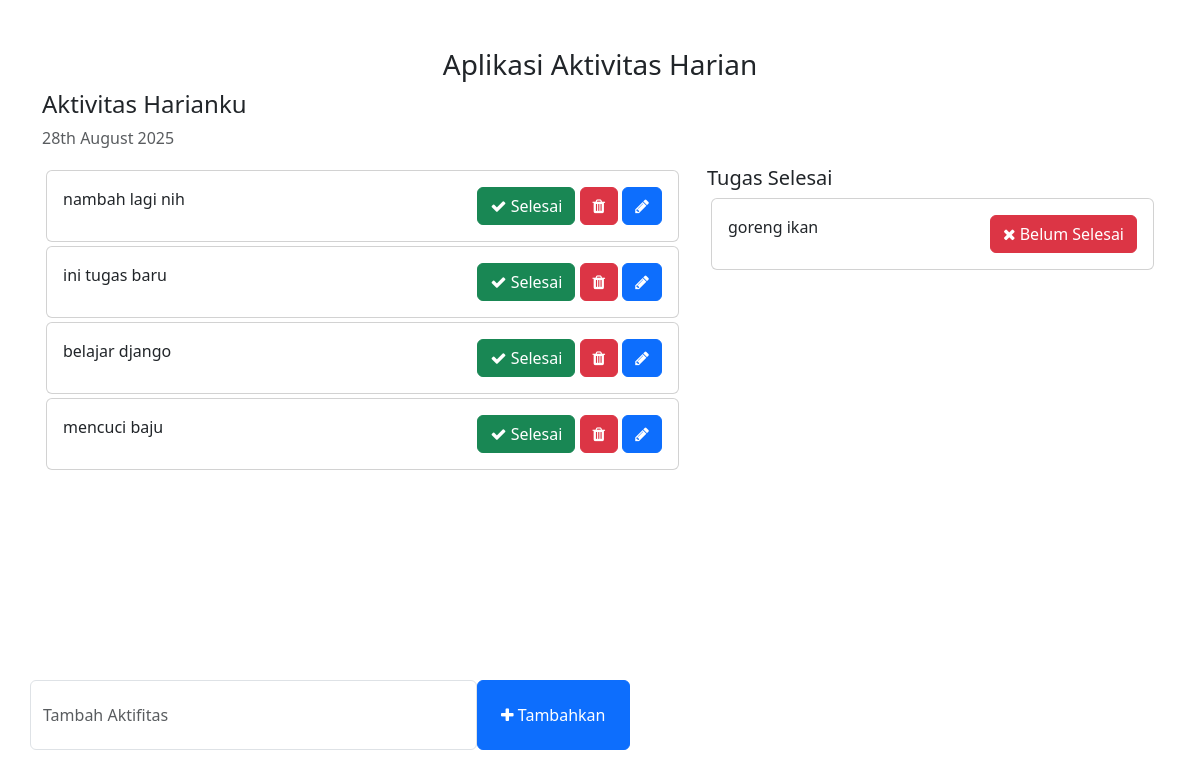
Before: / with the older database file.
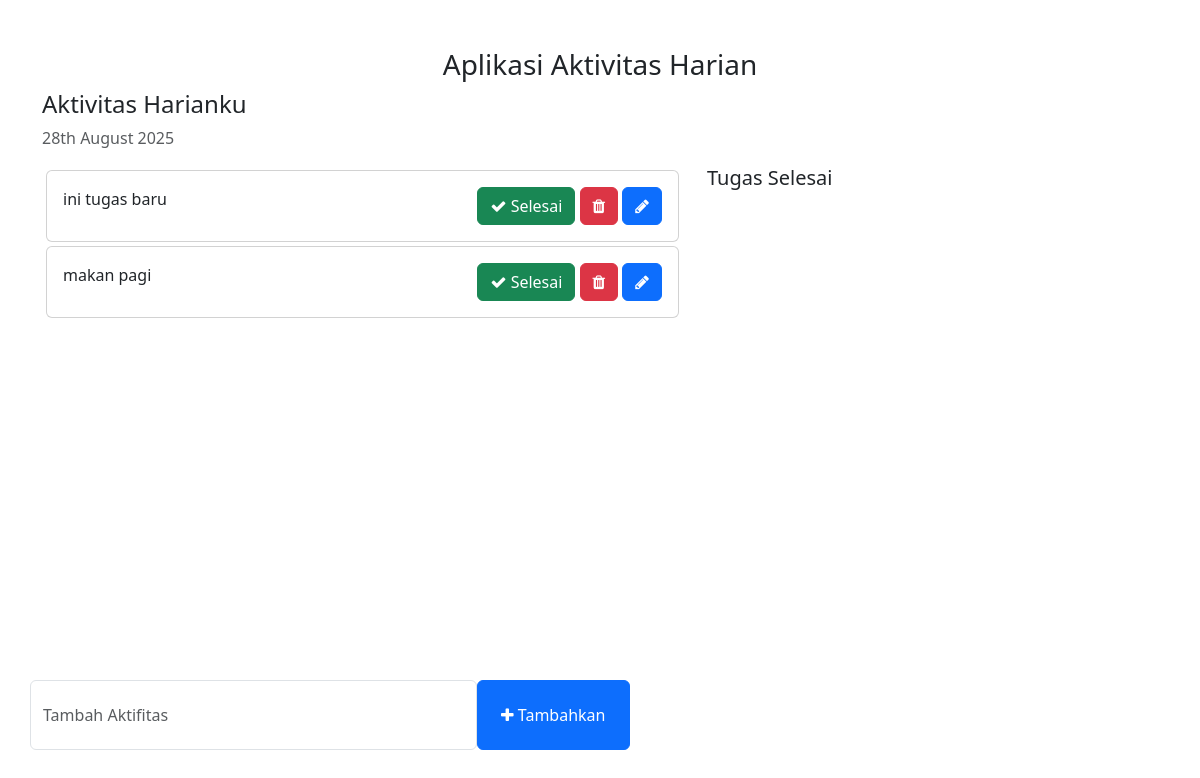
After: the same page with the newer database file.
### todo/models.py (models this page shows, shortened)
class Task(models.Model):
    task = models.CharField(max_length=250)
    is_completed = models.BooleanField(default=False)
    created_at = models.DateTimeField(auto_now_add=True)
    updated_at = models.DateTimeField(auto_now=True)

### todo_main/views.py (the view)
# urls.py: 2. Add a URL to urlpatterns:  path('', views.home, name='home')
def home(request):
    tasks = Task.objects.filter(is_completed=False).order_by('-updated_at')
    completed_task = Task.objects.filter(is_completed=True)
    print('completed_task')
    context = {
        'tasks' : tasks,
        'completed_task': completed_task,
    }
    return render(request, 'home.html', context)

### templates/home.html (shortened to what this page needs)
<!DOCTYPE html>
<html lang="en">
<head>
    <link href="https://cdn.jsdelivr.net/npm/bootstrap@5.3.0-alpha1/dist/css/bootstrap.min.css" rel="stylesheet">
    <link rel="stylesheet" href="https://cdnjs.cloudflare.com/ajax/libs/font-awesome/4.7.0/css/font-awesome.min.css">
</head>
<body>
    <div class="container">
        <h3 class="pt-5 text-center">Aplikasi Aktivitas Harian</h3>
        <div class="row">
            <h4>Aktivitas Harianku</h4>
            <p class="text-muted">{% now "jS F Y" %}</p>
            <div class="col-md-7 col-lg-7" style="height: 450px; overflow: scroll;">
                 {% for task in tasks %}
                <div class="card m-1">
                    <div class="card-body">
                        {{task.task}}
                        <span style="position: relative; float: right;">
                            <a href="{% url 'mark_as_done' task.pk %}" class="btn btn-success"><i class="fa fa-check"></i> Selesai</a>
                            <a href="{% url 'delete_task' task.id %}" class="btn btn-danger"><i class="fa fa-trash"></i></a>
                            <a href="{% url 'edit_task' task.id %}" class="btn btn-primary"><i class="fa fa-pencil"></i></a>
                        </span>
                    </div>
                </div>
               {% endfor %}
            </div>
            <div class="col-md-5 col-lg-5">
                <h5>Tugas Selesai</h5>
                {% for task in completed_task %}
                <div class="card m-1">
                    <div class="card-body">
                       {{task.task}}
                          <span style="position: relative; float: right;">
                            <a href="{% url 'undone' task.pk %}" class="btn btn-danger"><i class="fa fa-times"></i> Belum Selesai</a>
                        </span>
                    </div>
                </div>
                {% endfor %}
            </div>
        </div>
        <div class="row">
            <div class="col-md-6 col-lg-6 p-0" style="position: absolute; bottom: 50px;">
                <form action="{% url 'addTask' %}" method="POST">
                    <div class="form-group">
                        <span style="display: flex;">
                            <input type="text" name="task" class="form-control" placeholder="Tambah Aktifitas">
                            <button type="submit" class="btn btn-primary" style="width: 200px;"><i class="fa fa-plus"></i> Tambahkan</button>
                        </span>
                    </div>
                </form>
            </div>
        </div>
    </div>
</body>
</html>

### templates/home.html (style rules this page uses)
.form-control { padding: 1.375rem .75rem !important; }

Changed rows visible on the page:
removed Task: task "nambah lagi nih", shown under "Aktivitas Harianku"
removed Task: task "belajar django", shown under "Aktivitas Harianku"
removed Task: task "mencuci baju", shown under "Aktivitas Harianku"
removed Task: task "goreng ikan", shown under "Tugas Selesai"
added Task: task "makan pagi", shown under "Aktivitas Harianku"
